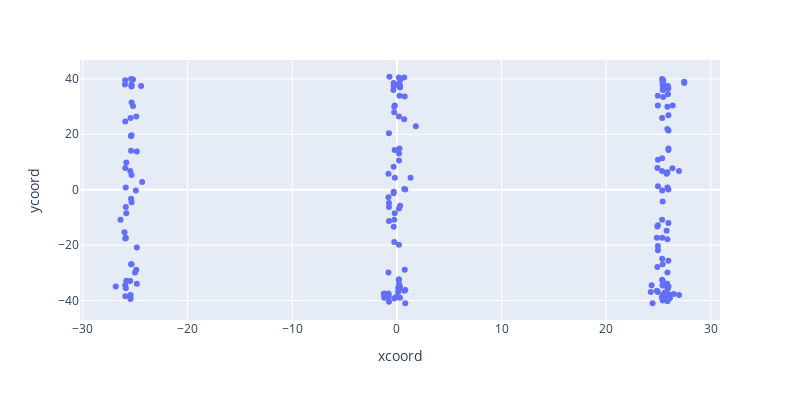

The cell this chart's notebook holds for it:
### Markdown cell above
#### To find the most likely x-coordinate of the bluelines, I used a scatter plot, which showed clusters of points near -25.5, 0, and 25.5.

### Code cell
lcs = dense[dense['eventname'] == 'linecarry'][['xcoord','ycoord']] # select line carries and isolate coords
fig = px.scatter(lcs, x="xcoord", y="ycoord", width=800, height=400) # make scatter plot and assign to namespace
fig.show() # show figure

### Figure 1 — Plotly figure (JSON) as saved in the notebook; plotly's stock layout.template omitted (floating-point values rounded to 4 significant figures; data arrays with more than 128 entries replaced by an {"elided": "..."} marker saying what was removed)
{"data": [{"hovertemplate": "xcoord=%{x}<br>ycoord=%{y}<extra></extra>", "legendgroup": "", "marker": {"color": "#636efa", "symbol": "circle"}, "mode": "markers", "name": "", "orientation": "v", "showlegend": false, "type": "scatter", "x": {"elided": "199 float values"}, "xaxis": "x", "y": {"elided": "199 float values"}, "yaxis": "y"}], "layout": {"height": 400, "legend": {"tracegroupgap": 0}, "margin": {"t": 60}, "width": 800, "xaxis": {"anchor": "y", "domain": [0, 1], "title": {"text": "xcoord"}}, "yaxis": {"anchor": "x", "domain": [0, 1], "title": {"text": "ycoord"}}}}
